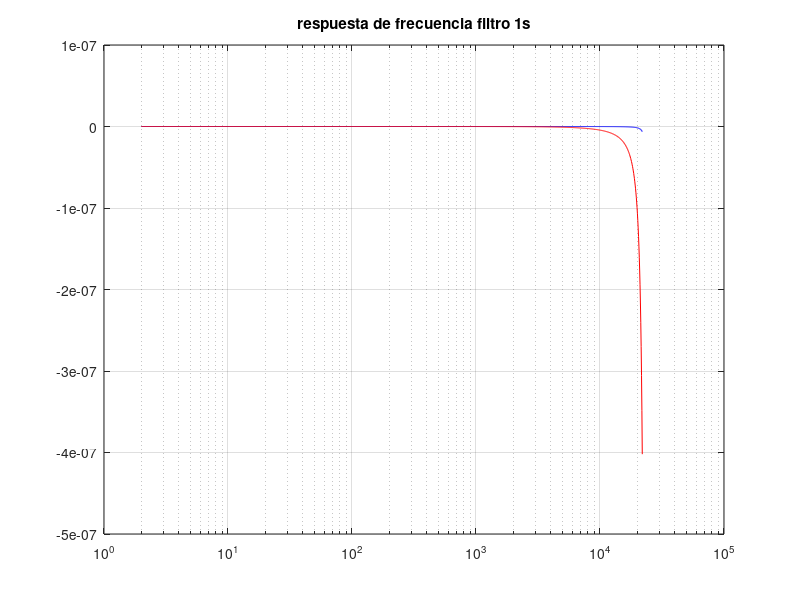
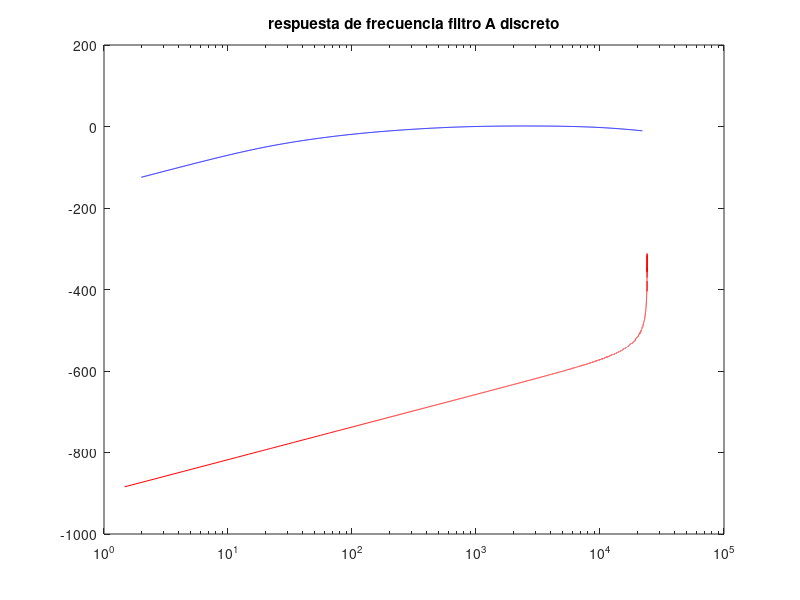

MATLAB code to generate these figures, in order: (Note: this script raises an error after producing the figures.)
Fs = 48000;
%NNff = 2.^8;


%ff = 0.02*2.^(0:.01:16.8); 
ff = 2*2.^(0:.01:13.4252); 

C = 12194^2 * ff.^2 ./ (ff.^2 + 20.6^2) ./ (ff.^2 + 12194^2); 
A = ff.^2 .* C ./ sqrt(ff.^2 + 107.7^2) ./ sqrt(ff.^2 + 737.9^2); 
%A = 1.25766693643638 * A; 
A=20*log10(A);
C=20*log10(C);






% numS = [1 -1];
% denS = [1.13377E-05 1.13377E-05];
% numF = [1 -1];
% denF = [9.06947E-05 9.06947E-05];
%%%%%%%%%%%%%%%%%    F    %%%%%%%%%%%%%%%%%%%%

tau=0.125;
num = [0, 1];
den = [tau, 1];

[numF,denF] = bilinear(num,den,Fs);   % Analog to digital conversion

hF = freqz(numF,denF,ff,Fs); % Frequency response of filter
%[hF,wF] = freqz(numF,denF,2.^18); % Frequency response of filter
figure
semilogx(ff, 20*log10(abs(hF)),'b');
%semilogx(wF*Fs/pi/2, 20*log10(abs(hF)));
title('respuesta de frecuencia filtro 125ms');
hold;
grid;

%%%%%%%%%%%%%%         S             %%%%%%%%%

tau=1;
num = [0, 1];
den = [tau, 1];

[numS,denS] = bilinear(num,den,Fs);   % Analog to digital conversion

[hS,wS] = freqz(numS,denS,ff,Fs); % Frequency response of filter
%[hS,wS] = freqz(numS,denS,2.^18); % Frequency response of filter
%figure;
semilogx(ff, 20*log10(abs(hS)),'r');
%semilogx(wS*Fs/(pi*2), 20*log10(abs(hS)),'r');
title('respuesta de frecuencia filtro 1s');

%%%%%%%%%%%%%%%    A       %%%%%%%%%%%%%%%%%%

k = 1.2588*12194^2*(2*pi)^2;
%k=7.396668110841547e+09;
z = [0; 0; 0; 0]; 
p = [-20.60*2*pi -20.60*2*pi ...
    -107.7*2*pi -737.9*2*pi ...
    -12194*2*pi -12194*2*pi];
p = p.';
% Fs = 0.5;                             % Sampling frequency
[num,den] = zp2tf(z,p,k);             % Convert to transfer function form
[numA,denA] = bilinear(num,den,Fs);   % Analog to digital conversion
%fvtool(numd,dend)  



 [hAd,wAd] = freqz(denA,numA,2.^14); % Frequency response of filter
 figure;
 semilogx(ff,A+2,'b',wAd*Fs/pi/2,-20*log10(abs(hAd)),'r');
 title('respuesta de frecuencia filtro A discreto');
 hold;
 plot(freqnom,maxA,'y');
 plot(freqnom(3:33),minA,'y');
 
 %semilogx(wA*Fs/pi/2,-abs(hA),'r');

 [hA,wA] = freqs(den,num); % Frequency response of filter
 figure;
 semilogx(ff,A+2,'b',wA/pi/2,-20*log10(abs(hA)),'r');
 title('respuesta de frecuencia filtro A analogico');
 hold;
 plot(freqnom,maxA,'y');
 plot(freqnom(3:33),minA,'y');
 
 %semilogx(wA*Fs/pi/2,-abs(hA),'r');
 
 
%%%%%%%%%%%%%%       C           %%%%%%%%%%%%%%%%%%%


k = 1.0071*12194^2*(2*pi)^2;
z = [0; 0]; 
p = [-20.60*2*pi -20.60*2*pi...
    -12194*2*pi -12194*2*pi];
p = p.';
% Fs = 0.5;                             % Sampling frequency
[num,den] = zp2tf(z,p,k);             % Convert to transfer function form
[numC,denC] = bilinear(num,den,Fs);   % Analog to digital conversion
%fvtool(numd,dend)  



 [hCd,wCd] = freqz(denC,numC,2.^14); % Frequency response of filter
 figure;
 semilogx(ff,C,'b',wCd*Fs/pi/2,-20*log10(abs(hCd)),'r');
 title('respuesta de frecuencia filtro c discreto');
 %semilogx(wA*Fs/pi/2,-abs(hA),'r');
 hold;
 plot(freqnom,maxC,'y');
 plot(freqnom(3:33),minC,'y');

 [hC,wC] = freqs(den,num); % Frequency response of filter
 figure;
 semilogx(ff,C,'b',wC/pi/2,-20*log10(abs(hC)),'r');
 title('respuesta de frecuencia filtro c analogico');
 %semilogx(wA*Fs/pi/2,-abs(hA),'r');
 hold;
 plot(freqnom,maxC,'y');
 plot(freqnom(3:33),minC,'y');
 
 
 
 
 
 